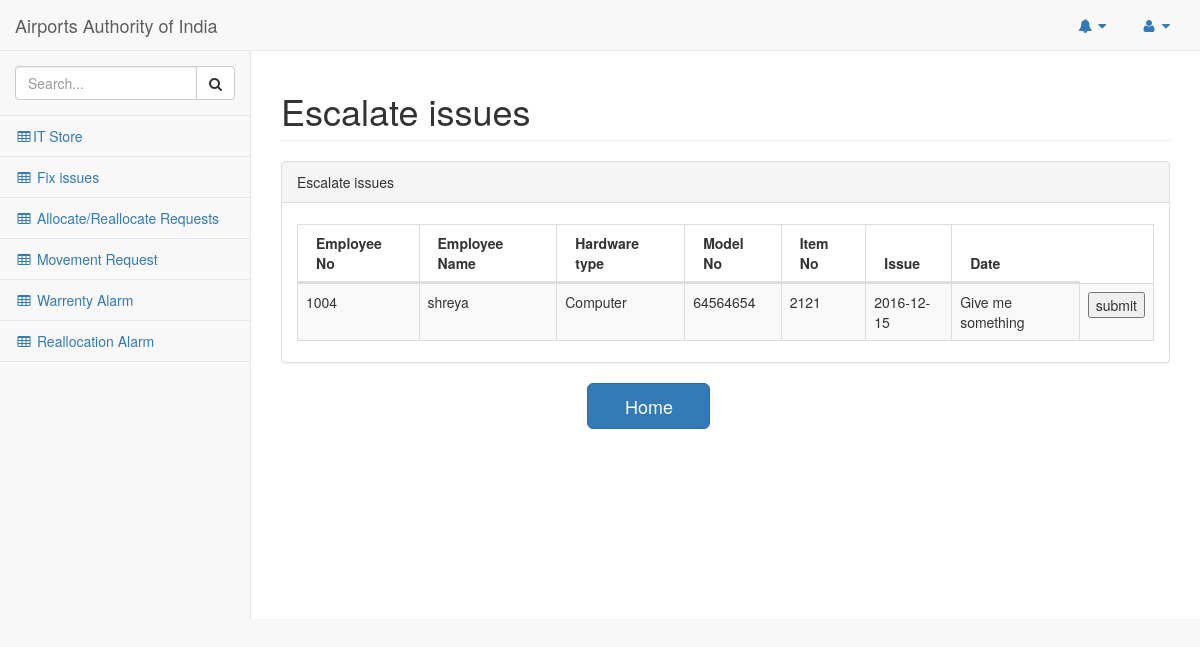
Page /pages/escalate.php?value1=2121 on the committed database.
### tables this page shows
CREATE TABLE `issue` (
  `Name` varchar(50) NOT NULL,
  `Employee_Id` varchar(50) NOT NULL,
  `Hardware_Type` varchar(50) NOT NULL,
  `Model_no` varchar(50) NOT NULL,
  `Item_no` varchar(50) NOT NULL,
  `Date` date NOT NULL,
  `Issue` varchar(250) NOT NULL
);

### pages/escalate.php (the view, shortened to what this page needs)
<!DOCTYPE html>
<html lang="en">
<head>
    <link href="../vendor/bootstrap/css/bootstrap.min.css" rel="stylesheet">
    <link href="../vendor/metisMenu/metisMenu.min.css" rel="stylesheet">
    <link href="../vendor/datatables-plugins/dataTables.bootstrap.css" rel="stylesheet">
    <link href="../vendor/datatables-responsive/dataTables.responsive.css" rel="stylesheet">
    <link href="../dist/css/sb-admin-2.css" rel="stylesheet">
    <link href="../vendor/font-awesome/css/font-awesome.min.css" rel="stylesheet" type="text/css">
</head>
<body>
    <div id="wrapper">
        <nav class="navbar navbar-default navbar-static-top" role="navigation" style="margin-bottom: 0">
            <div class="navbar-header">
                <a class="navbar-brand">Airports Authority of India</a>
            </div>
            <ul class="nav navbar-top-links navbar-right">
                <li class="dropdown">
                    <a class="dropdown-toggle" data-toggle="dropdown" href="#">
                        <i class="fa fa-bell fa-fw"></i> <i class="fa fa-caret-down"></i>
                    </a>
                </li>
                <li class="dropdown">
                    <a class="dropdown-toggle" data-toggle="dropdown" href="#">
                        <i class="fa fa-user fa-fw"></i> <i class="fa fa-caret-down"></i>
                    </a>
                </li>
            </ul>
            <div class="navbar-default sidebar" role="navigation">
                <div class="sidebar-nav navbar-collapse">
                    <ul class="nav" id="side-menu">
                        <li class="sidebar-search">
                            <div class="input-group custom-search-form">
                                <input type="text" class="form-control" placeholder="Search...">
                                <span class="input-group-btn">
                                <button class="btn btn-default" type="button">
                                    <i class="fa fa-search"></i>
                                </button>
                            </span>
                            </div>
                        </li>
                        <li>
                            <a href="store.php"><i class="fa fa-table fa-fw"></i>IT Store</a>
                        </li>
                        <li>
                            <a href="fixissue.php"><i class="fa fa-table fa-fw"></i> Fix issues</a>
                        </li>
                        <li>
                            <a href="allocate.php"><i class="fa fa-table fa-fw"></i> Allocate/Reallocate Requests</a>
                        </li>
                        <li>
                            <a href="move_admin.php"><i class="fa fa-table fa-fw"></i> Movement Request</a>
                        </li>
                        <li>
                            <a href=".php"><i class="fa fa-table fa-fw"></i> Warrenty Alarm</a>
                        </li>
                                                <li>
                            <a href=".php"><i class="fa fa-table fa-fw"></i> Reallocation Alarm</a>
                        </li>
                </div>
            </div>
        </nav>
<div id="page-wrapper">
            <div class="row">
                <div class="col-lg-12">
                    <h1 class="page-header">Escalate issues</h1>
                </div>
            </div>
            <div class="row">
                <div class="col-lg-12">
                    <div class="panel panel-default">
                        <div class="panel-heading">
                            Escalate issues
                        </div>
                        <div class="panel-body">
                            <table width="100%" class="table table-striped table-bordered table-hover" id="dataTables-example">
                                    <thead>
                                      <th>Employee No</th>
                                      <th>Employee Name</th>
                                      <th>Hardware type</th>
                                      <th>Model No</th>
                                      <th>Item No</th>
                                      <th>Issue</th>
                                      <th>Date</th>
                                    </thead>
                                <tbody>
                                   <?php
                                   $var1=$_GET['value1'];
                             $query= "select * from issue where Item_no='$var1'";
                             $run=mysql_query($query);
                             while($row=mysql_fetch_array($run))
                                {  echo  "<tr>
                                        <td>{$row['Employee_Id']}</td>
                                        <td>{$row['Name']}</td>
                                        <td>{$row['Hardware_Type']}</td>
                                        <td>{$row['Model_no']}</td>
                                        <td>{$row['Item_no']}</td>
                                        <td>{$row['Date']}</td>
                                        <td>{$row['Issue']}</td>
                                  <td><input type='submit' name='submit' value='submit' /></td>
                                  </tr>";
                                    }
                                    ?>
                                </tbody>
                            </table>
                        </div>
                    </div>
                </div>
            </div>
            <div class="row">
               <div class="col-lg-2 col-lg-offset-4">
                  <a href="admin.php"><input class="btn btn-lg btn-primary btn-block" type="submit" name="Home" value="Home"></a>
                  </div>
            </div>
        </div>
</body>
</html>

### rows in the picture
issue: Employee_Id "1004", Name "shreya", Hardware_Type "Computer", Model_no "64564654", Item_no "2121", Date "2016-12-15", Issue "Give me something"
